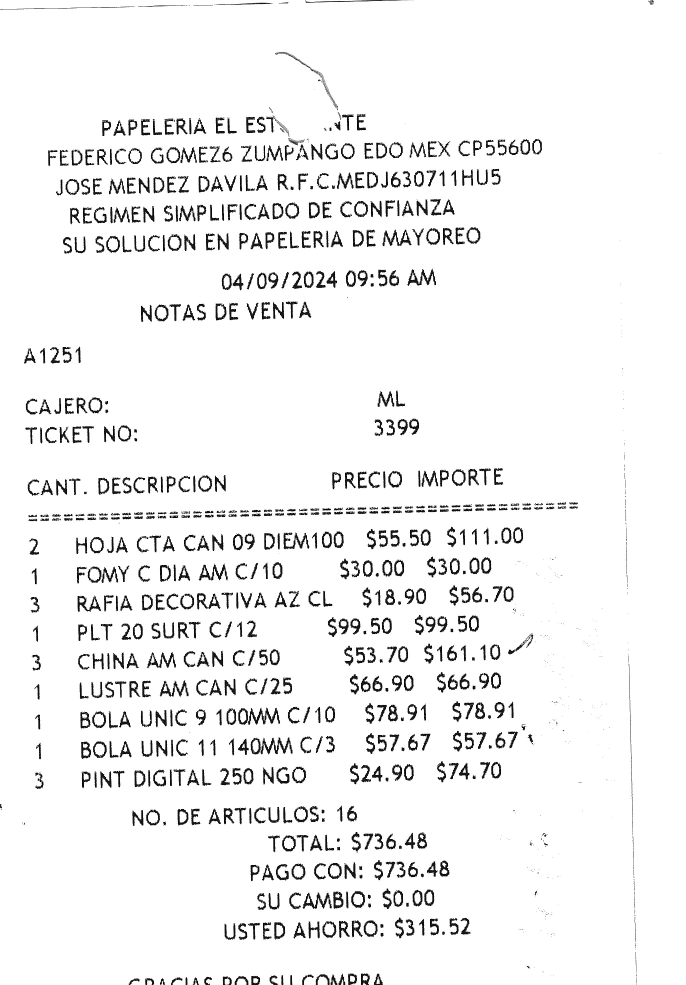
#> input picture input/prueba12.png, 2056 x 2954 px (shown at 1/3 size)
$ python -i image_utils.py   (imports and definitions only)   (older library calls are emulated)
#> lines starting #> are read from the running program, lines starting #| are printed output that depends on the picture; after the words box and inside, x2 and y2 are one past the last pixel; in counts of white or black regions, pixels touching at a corner belong together
# PerfectOCR/core/utils/image_utils.py
import cv2
import numpy as np
from typing import Any, Optional, List, Tuple, Dict
import logging
from skimage.filters import threshold_sauvola, unsharp_mask #type: ignore
from core.assets.assets import SMALL_NUM, PI_DIV_INV, C_VALUE, HEIGHT_THRESHOLDS, BLOCK_SIZES_MAP
from domain.class_models import StringsModels
from domain.buffer_handler import ImageBuffer

_c_value = C_VALUE
_height_thresholds = HEIGHT_THRESHOLDS
_block_sizes_map = BLOCK_SIZES_MAP
_small_num = SMALL_NUM
_pi_div_inv = PI_DIV_INV

logger = logging.getLogger(__name__)

def make_contiguous(img_arr: np.ndarray[Any, Any]) -> np.ndarray[Any, np.dtype[np.uint8]]:
    return img_arr if img_arr.flags.c_contiguous else np.ascontiguousarray(np.asarray(img_arr, dtype=np.uint8, order='C'), dtype=np.uint8)

# [11 lines left out: function elevate_dims, not called in this run]

def validate_image(img: Optional[np.ndarray[Any, Any]]):
    return False if img is None else (7.0 < np.mean(img) < 251.0)

def use_bilateral_filter(img: np.ndarray[Any, np.dtype[np.uint8]], d: int, sigma_color: int, sigma_space: int)-> np.ndarray[Any, Any]:
    return cv2.bilateralFilter(img, d, sigma_color, sigma_space, dst=img)

def use_sobel(img: np.ndarray[Any, np.dtype[np.uint8]], ksize: int):
    return np.mean(np.abs(cv2.Sobel(src=img, ddepth=cv2.CV_64F, dx=1, dy=1, dst=img, ksize=ksize)), dtype=np.float32)

def get_image_lines(full_img: np.ndarray[Any, np.dtype[np.uint8]], canny_thresholds: Tuple[float, float], hough_threshold: int, min_len: float, hough_max_line_gap_px: float):
    edges = cv2.Canny(full_img, canny_thresholds[0], canny_thresholds[1])
    return cv2.HoughLinesP(edges, 1.0, _pi_div_inv, threshold=hough_threshold, minLineLength=min_len, maxLineGap=hough_max_line_gap_px)

def binarice_img(cropped_img: np.ndarray[Any, np.dtype[np.uint8]]) -> np.ndarray[Any, np.dtype[np.uint8]]:
    if np.all((cropped_img == 0) | (cropped_img == 255)): # VALIDAR SI LA IMAGEN ES BINARIA
        logger.debug("IMAGEN YA BINARIA")
        return cropped_img

    rows = cropped_img.shape[0]

    block = get_adaptive_block_size(rows, _height_thresholds, _block_sizes_map)
    mode: str = measure_polygon_quality(cropped_img)

    if mode == StringsModels.OTSU.value:
        bin_img = otsu_binarize(cropped_img)
    elif mode == StringsModels.ADAPTATIVE_GAUSS.value:
        bin_img = adaptive_binarize(cropped_img, block, _c_value)
    elif mode == StringsModels.SAUVOLA.value:
        bin_img = sauvola_binarize(cropped_img, block)
    else:
        bin_img = adaptive_mean_fallback(cropped_img, block, _c_value)

    return make_contiguous(cv2.bitwise_not(src=bin_img, dst=bin_img))

def get_adaptive_block_size(rows: float, height_thresholds: List[int], block_sizes_map: List[int]) -> int:
    """Calcula el tamaño de bloque adaptativo basado en la altura del polígono."""
    for i, threshold in enumerate(height_thresholds):
        if rows < threshold:
            block_size = block_sizes_map[min(i, len(block_sizes_map) - 1)]
            return max(3, block_size if block_size % 2 != 0 else block_size + 1)

    final_block_size = block_sizes_map[-1]
    return max(3, final_block_size if final_block_size % 2 != 0 else final_block_size + 1)

def measure_polygon_quality(cropped_img: np.ndarray[Any, np.dtype[np.uint8]]) -> str:
    """
    Analiza la imagen en escala de grises (histograma, std) para
    decidir el mejor método de binarización.
    """
    std = np.std(cropped_img, dtype=np.float32)
    if std < _small_num:
        return StringsModels.ADAPTATIVE_MEAN.value

    hist = cv2.calcHist([cropped_img], [0], None, [255], [0, 255]).flatten(order='C')
    peaks = np.sum((hist[1:-1] > hist[:-2]) & (hist[1:-1] > hist[2:]), dtype=np.float32)
    prob = hist / np.sum(hist, dtype=np.float32)
    entropy = -np.sum(prob * np.log2(prob + _small_num), dtype=np.float32)

    if peaks > 1.0 and std > 30.0:
        return StringsModels.OTSU.value  # Alto contraste, bimodal

    elif std > 20.0 and entropy > 5.0:
        return StringsModels.ADAPTATIVE_GAUSS.value  # Contraste variable

    elif std > 10.0:
        return StringsModels.SAUVOLA.value  # Texto sobre fondo no uniforme

    else:
        return StringsModels.ADAPTATIVE_MEAN.value  # Bajo contraste, imagen "plana"

def otsu_binarize(cropped_img: np.ndarray[Any, np.dtype[np.uint8]]) -> np.ndarray[Any, Any]:
    return cv2.threshold(cropped_img, 0, 255, cv2.THRESH_BINARY + cv2.THRESH_OTSU, dst=cropped_img)[1]

def adaptive_binarize(cropped_img: np.ndarray[Any, np.dtype[np.uint8]], block_size: int, c_value: int) -> np.ndarray[Any, Any]:
    return cv2.adaptiveThreshold(cropped_img, 255, cv2.ADAPTIVE_THRESH_GAUSSIAN_C, cv2.THRESH_BINARY, block_size, c_value, dst=cropped_img)

# [5 lines left out: function sauvola_binarize, not called in this run]

def adaptive_mean_fallback(cropped_img: np.ndarray[Any, np.dtype[np.uint8]], block_size: int, c_value: int) -> np.ndarray[Any, Any]:
    return cv2.adaptiveThreshold(cropped_img, 255, cv2.ADAPTIVE_THRESH_MEAN_C, cv2.THRESH_BINARY, block_size, max(1, c_value - 2),  dst=cropped_img)

# [10 lines left out: functions apply_clahe_correction, apply_sharpening_correction, not called in this run]

# [32 lines of commented-out code are left out]

def get_contours_values(img: np.ndarray[Any, np.dtype[np.uint8]]) -> Tuple[List[Tuple[int, np.ndarray[Any, np.dtype[np.int32]]]], np.ndarray[Any, Any]]:
    """Calcula UNICAMENTE los features de OPEN CV"""
    bin_img = binarice_img(img)

    contours_hierarchy = cv2.findContours(bin_img, cv2.RETR_TREE, cv2.CHAIN_APPROX_SIMPLE)
    contours = contours_hierarchy[0]
    if not contours:
        return [], np.empty(0)

    total_conts = len(contours)
    contours = [np.asarray(cont.reshape(-1, 2), np.int32) for cont in contours]
    # logger.info(f"{total_conts} Contornos encontrados")

    cont_coords_list: List[Tuple[int, np.ndarray[Any, np.dtype[np.int32]]]] = []
    cols = 16
    metrics_array_new = np.zeros((total_conts, cols), dtype=np.float32, order='C')
    # single_mask = bin_img.copy()
    # single_mask[:] = 0

    for i, cont_coords in enumerate(contours):
        # for c in range(cols):
        if len(cont_coords) < 3:
            continue

        area = cv2.contourArea(cont_coords)
        if area < 2:
            continue

        metrics_array_new[i, 0] = area
        centroids, dims, angle = cv2.minAreaRect(cont_coords)
        metrics_array_new[i, [1, 2]] = centroids
        metrics_array_new[i, [3, 4]] = dims
        metrics_array_new[i, 5] = angle

        conv_hull = cv2.convexHull(cont_coords)
        metrics_array_new[i, 6] = cv2.arcLength(cont_coords, True)  # Perimetro contorno
        metrics_array_new[i, 7] = cv2.contourArea(conv_hull)        # Area de convexo
        metrics_array_new[i, 8] = cv2.arcLength(conv_hull, True)    # Permietro del convex

        x, y, w, h = cv2.boundingRect(cont_coords)
        metrics_array_new[i, 9] = x                                 # Ancho del bbox de contorno
        metrics_array_new[i, 10] = y                                # Alto del bbox contorno
        metrics_array_new[i, 11] = w
        metrics_array_new[i, 12] = h

        roi_mask = np.zeros((h, w), dtype=np.uint8)
        cv2.drawContours(roi_mask, [cont_coords], -1, [255], cv2.FILLED, offset=(-x, -y))
        roi_img = bin_img[y:y+h, x:x+w]
        black_pixels = cv2.countNonZero(cv2.bitwise_and(roi_img, roi_mask))     # Total píxeles negros dentro contorno
        inside = roi_img[roi_mask == 255]                                       # pixeles dentro del contorno
        total_inside = inside.size                                              # total píxeles del contorno

        metrics_array_new[i, -2] = black_pixels
        metrics_array_new[i, -1] = total_inside

        # logger.info(f"{internal_pixels}, {density}")

        cont_coords_list.append((i, cont_coords))

    if not cont_coords_list or metrics_array_new.size == 0:
        return [], np.empty(0)

    hierarchy = contours_hierarchy[1]
    h = hierarchy[0]  # shape: (N, 4) => [next, prev, first_child, parent]

    childs = (h[:, 2] != -1)  # tiene hijo directo
    is_outer = (h[:, 3] == -1)  # es contorno exterior
    is_hollow_outer = childs & is_outer  # letra/figura exterior con hueco
    is_solid_outer = (~childs) & is_outer  # letra/figura exterior sólida
    idx = np.arange(total_conts, dtype=np.int16)

    contours_features_array = np.column_stack([idx, metrics_array_new, is_outer[idx], is_hollow_outer[idx], is_solid_outer[idx]])
    contours_features_array = contours_features_array[[c[0] for c in cont_coords_list]]

    # logger.info(f"contours_features_array SHAPE: {contours_features_array.shape} ARRAY:\n"f"{np.array2string(contours_features_array, suppress_small=True)}")
    valid_coords = cont_coords_list
    valid_contours = len(valid_coords)
    matrix_size = contours_features_array.shape[0]
    if valid_contours != matrix_size:
        logger.warning(f"Contornos dispares: {valid_contours} != {matrix_size}")
        return [], np.empty((0, 5))

    return cont_coords_list, contours_features_array

# def calculate_complementary_feats(metrics_array_new: np.ndarray[Any, Any]):
#     rec_widith = metrics_array_new[:, 1]
#     rec_height = metrics_array_new[:, 2]
#     rect_area = rec_widith * rec_height
#     angles = metrics_array_new[:, 3]
#     convex_area = metrics_array_new[:, 6]
#     # Para cada rectángulo, tomamos como min_side el lado (ancho/alto) más perpendicular/vertical al eje Y, es decir, el que corresponde al ángulo más cercano a 90°
#     min_side = np.where(metrics_array_new[:, 3] > 45, rec_widith, rec_height)
#
#     angle_norm = np.where(rec_widith < rec_height, angles + 90, angles)
#     angle_norm = angle_norm % 180.0
#     angles = angle_norm
#
#     ratio_areas = convex_area / rect_area
#     aspect_ratio = (np.maximum(rec_widith, rec_height) / np.minimum(rec_widith, rec_height))
#
#     irregular_ratio = utils_array[:, 0] / utils_array[:, 1] # COLUMNA 16
#
#     metrics_array = np.column_stack([
#         idx,                        # COLUMNA 0: Índice original del contorno
#         metrics_array_new[:, 0],    # COLUMNA 1: Área contorno
#         rec_widith,                 # COLUMNA 2: Ancho del rectángulo mínimo
#         rec_height,                 # COLUMNA 3: Alto del rectángulo mínimo
#         angles,                     # COLUMNA 4: Ángulo del rectángulo mínimo
#         metrics_array_new[:, 4],    # COLUMNA 5: Centroide X (contorno)
#         metrics_array_new[:, 5],    # COLUMNA 6: Centroide Y (contorno)
#         convex_area,                # COLUMNA 7: Área del polígono convexo
#         aspect_ratio,               # COLUMNA 8: Relación de aspecto (mayor/menor lado)
#         childs,                     # COLUMNA 9: Tiene hijos (bool)
#         ratio_areas,                # COLUMNA 10: Área convexa / Área min Rect
#         rect_area,                  # COLUMNA 11: Área del Min Rect
#         irregular_ratio,            # COLUMNA 12: Relación perímetro convexo/contorno
#         min_side                    # COLUMNA 13: Lado mínimo respecto al eje Y
#     ])
#
#     metrics_array = metrics_array[[c[0] for c in cont_coords_list]]
#     valid_coords = cont_coords_list
#
#     valid_contours = len(valid_coords)
#     matrix_size = metrics_array.shape[0]
#     if valid_contours != matrix_size:
#         logger.warning(f"Contornos dispares: {valid_contours} != {matrix_size}")
#         return [], np.empty((0, 5))
#
#     # logger.info(f"METRICS LIST: {metrics_array.shape}")
#     logger.info(f"Tiempo extrayendo métricas VECTOROIZADAS: {time.perf_counter()-time0:.6f}'s")
#     return valid_coords, metrics_array

# [4 lines left out: function configure_kernel, not called in this run]

def morph_operations(img: np.ndarray[Any, Any], kernel: Any, iterations: int) -> np.ndarray[Any, Any]:
    img = cv2.morphologyEx(src=img, op=cv2.MORPH_CLOSE, kernel=kernel, dst=img, iterations=iterations)
    return cv2.cvtColor(img, cv2.COLOR_GRAY2BGR, dst=img)

>>> import cv2
>>> picture = cv2.imread('../input/prueba12.png', cv2.IMREAD_GRAYSCALE)
#> picture is the input picture: shape (2954, 2056); min 0, max 255, mean 241.6
>>> result = get_contours_values(picture)
#> in measure_polygon_quality, `std = np.std(cropped_img, dtype=np.float32)`: std = 54.07
#> in measure_polygon_quality, `hist = cv2.calcHist([cropped_img], [0], None, [255], [0, 255]).flatten..`: hist = 255 values, max 83049 at index 0, min 254 at index 167, mean 2413.1
#> in measure_polygon_quality, `peaks = np.sum((hist[1:-1] > hist[:-2]) & (hist[1:-1] > hist[2:]), dty..`: peaks = 66
#> in measure_polygon_quality, `prob = hist / np.sum(hist, dtype=np.float32)`: prob = 255 values, max 0.135 at index 0, min 0.000413 at index 167, mean 0.00392
#> in measure_polygon_quality, `entropy = -np.sum(prob * np.log2(prob + _small_num), dtype=np.float32)`: entropy = 5.54
#> in binarice_img, `mode: str = measure_polygon_quality(cropped_img)`: mode = 'otsu'
#> in otsu_binarize, `return cv2.threshold(cropped_img, 0, 255, cv2.THRESH_BINARY + cv2.THRE..`: returned value: shape (2954, 2056); 94.5% white; 1175 black regions (415 under 20 px), largest, box (x1, y1, x2, y2) and area: (744, 2123, 840, 2175) 1776, (782, 2211, 878, 2263) 1758, (1222, 805, 1308, 858) 1558
#> in make_contiguous, `return img_arr if img_arr.flags.c_contiguous else np.ascontiguousarray..`:
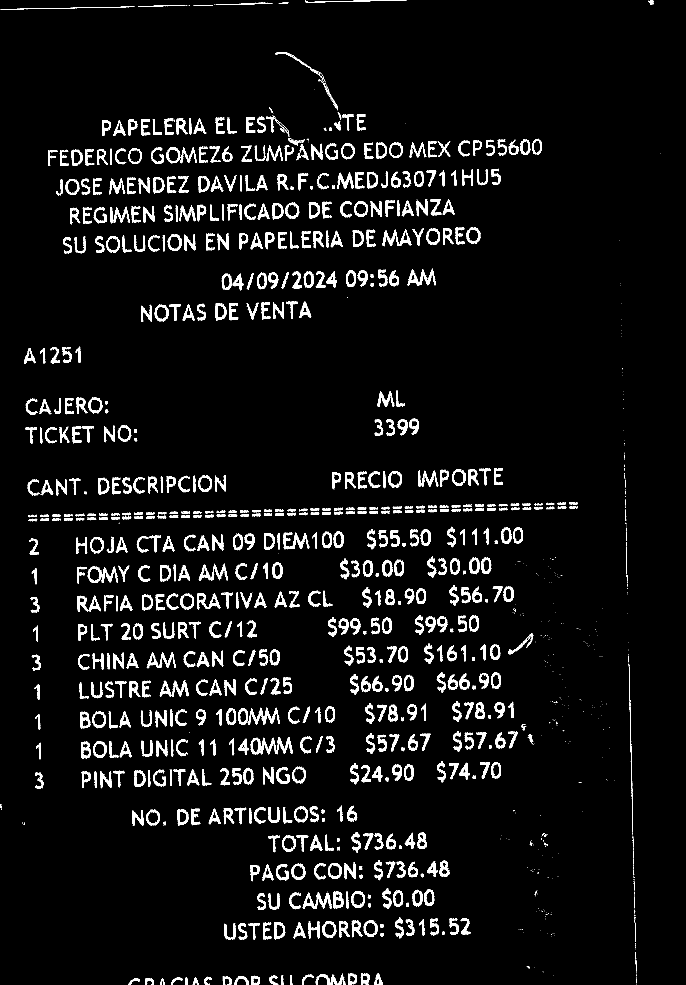
#> returned value: shape (2954, 2056) (shown at 1/3 size); 5.5% white; 1175 white regions (415 under 20 px)
#> in get_contours_values, `contours_hierarchy = cv2.findContours(bin_img, cv2.RETR_TREE, cv2.CHAI..`: contours_hierarchy = 2214 contours, 1278 with area under 20; largest, box (x1, y1, x2, y2) and area: (1053, 2673, 1095, 2724) 1566, (464, 914, 506, 964) 1560, (1091, 2761, 1133, 2811) 1540, (1165, 1413, 1206, 1463) 1534, (279, 2224, 320, 2274) 1533
#> in get_contours_values, `contours = contours_hierarchy[0]`: contours has the same summary as contours_hierarchy
#> in get_contours_values, `total_conts = len(contours)`: total_conts = 2214
#> in get_contours_values, `contours = [np.asarray(cont.reshape(-1, 2), np.int32) for cont in cont..`: contours = 2214 items
#> the loop in get_contours_values, `for i, cont_coords in enumerate(contours):` made 2214 passes
#> (area, centroids, dims, angle, x, y, w, h) on passes 3, 5, 6: (216.5, (448, 2944), (18, 26), -90, 435, 2935, 27, 19), (158.5, (401.4, 2942.7), (35.73, 12.33), -18.43, 386, 2935, 34, 19), (104, (487, 2943.5), (19, 14), -90, 480, 2934, 15, 20)
#> after the loop in get_contours_values, `for i, cont_coords in enumerate(contours):`: cont_coords_list = 1830 items
#> in get_contours_values, `h = hierarchy[0]`: h = 2214 rows, first 6: [1, -1, -1, -1], [2, 0, -1, -1], [4, 1, 3, -1], [-1, -1, -1, 2], [5, 2, -1, -1], [6, 4, -1, -1]
#> in get_contours_values, `valid_coords = cont_coords_list`: valid_coords = 1830 items
#> in get_contours_values, `valid_contours = len(valid_coords)`: valid_contours = 1830
